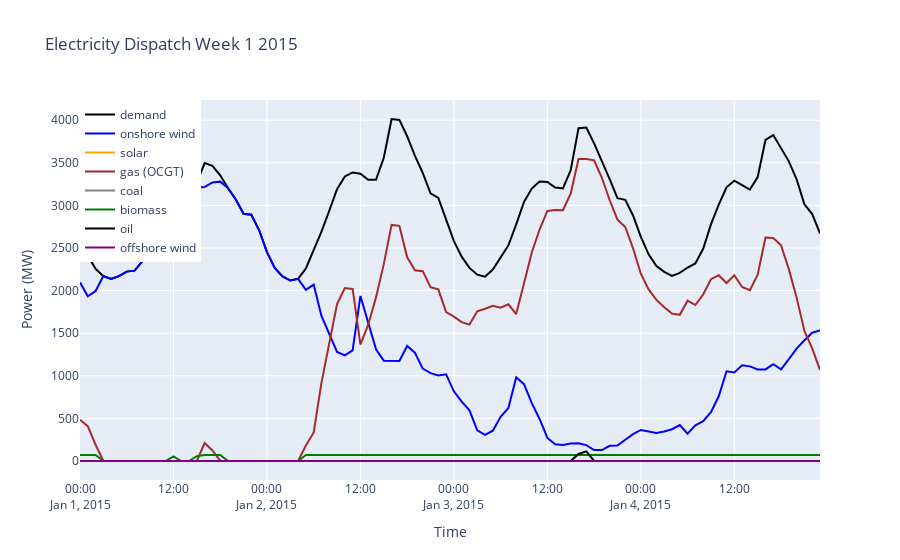

Here is the notebook cell this chart was saved with:
### Code cell
objective, capacities, loadConsumption, generation, snapshot, staus = optimizer(2015)
plot_dispatch_winter()
